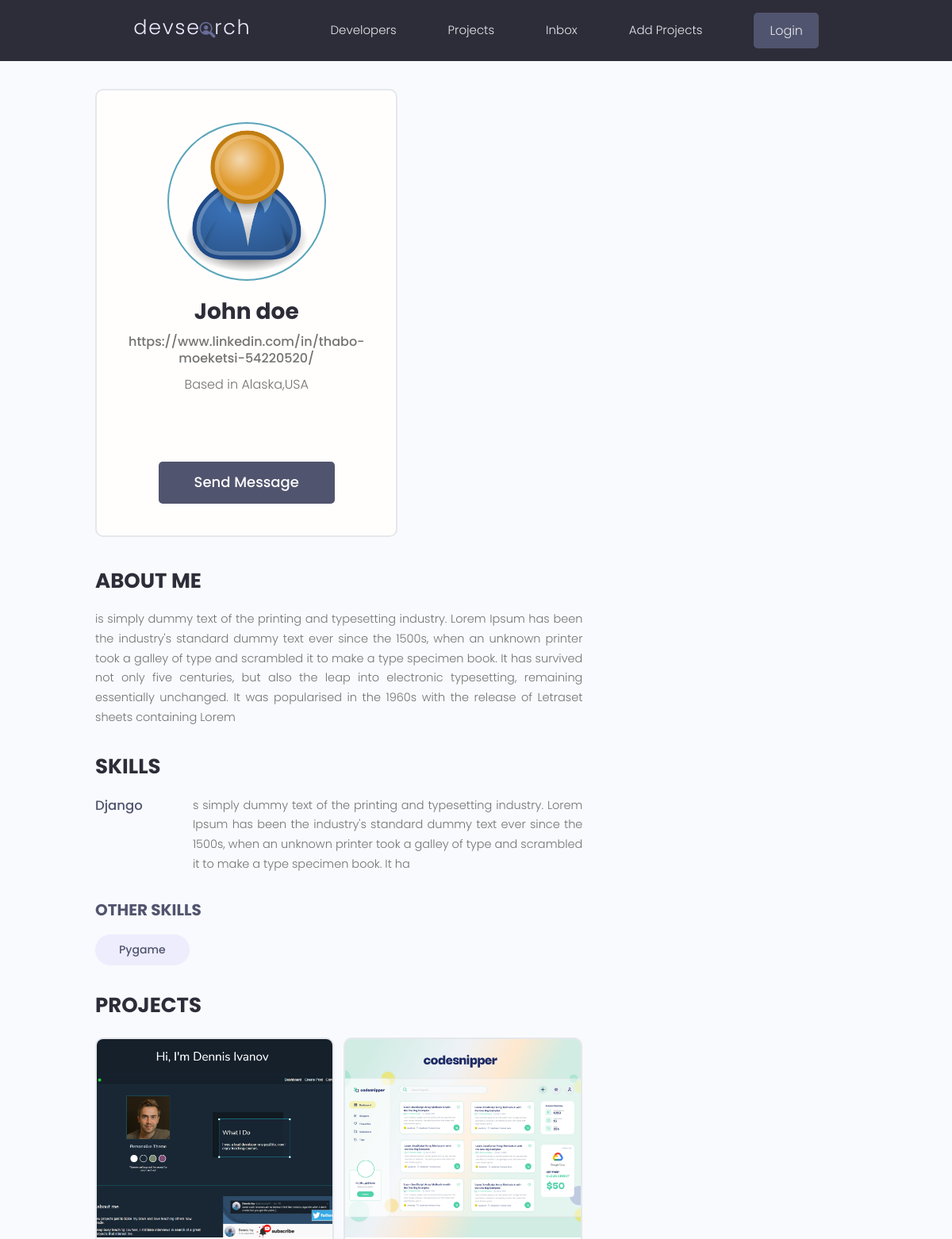
Before: /profile/60bb85f6-dbd7-430f-a369-a55e2104683e/ (upper part) with the older database file.
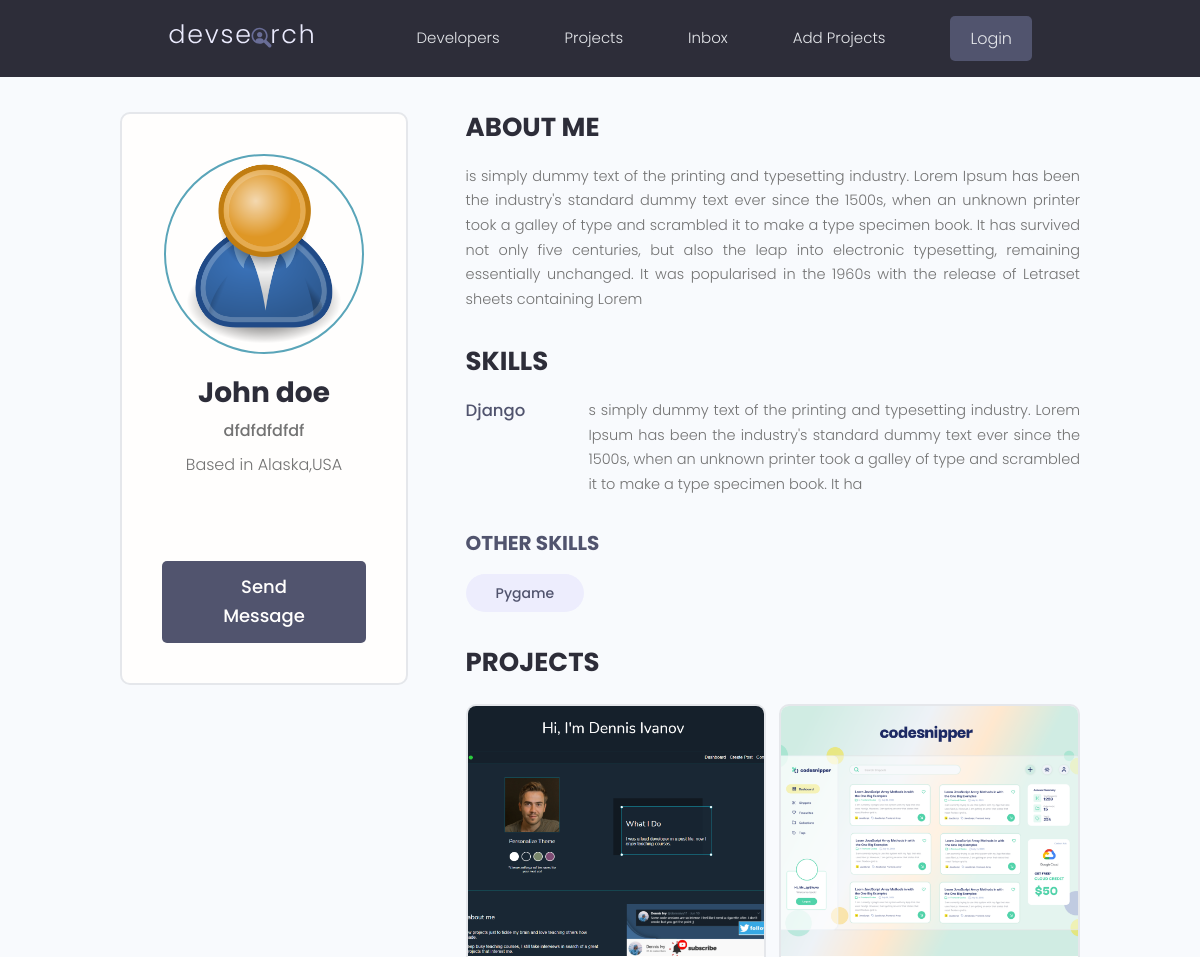
After: the same page with the newer database file.
### users/models.py (models this page shows, shortened)
class Profile(models.Model):
    user = models.OneToOneField(
        User, on_delete=models.CASCADE, null=True, blank=True)
    name = models.CharField(max_length=200, blank=True, null=True)
    email = models.CharField(max_length=500, blank=True, null=True)
    username = models.CharField(max_length=200, blank=True, null=True)
    location = models.CharField(max_length=200, blank=True, null=True)
    short_intro = models.CharField(max_length=200, blank=True, null=True)
    bio = models.TextField(blank=True, null=True)
    profile_image = models.ImageField(
        blank=True, null=True, upload_to="profile-pics/", default="../static/images/profile-pics/user-default.png")
    social_github = models.CharField(max_length=200, blank=True, null=True)
    social_stackoverflow = models.CharField(
        max_length=200, blank=True, null=True)
    social_twitter = models.CharField(max_length=200, blank=True, null=True)
    social_linkedin = models.CharField(max_length=200, blank=True, null=True)
    social_youtube = models.CharField(max_length=200, blank=True, null=True)
    social_website = models.CharField(max_length=200, blank=True, null=True)
    created = models.DateTimeField(auto_now_add=True)
    id = models.UUIDField(default=uuid.uuid4, unique=True,
                          primary_key=True, editable=False)

### users/views.py (the view)
# urls.py: path('profile/<str:pk>/', views.userProfile, name="user-profile"),
def userProfile(request, pk):
    profile = Profile.objects.get(id=pk)
    topSkills = profile.skill_set.exclude(description__exact="")
    otherSkills = profile.skill_set.filter(description="")
    context = {'profile': profile, 'topSkills': topSkills,
               'otherSkills': otherSkills}
    return render(request, 'users/user-profile.html', context)

### users/models.py (called while the page is built)
    def __str__(self):
        return str(self.name)

### users/templates/users/user-profile.html (shortened to what this page needs)
{% extends 'main.html'%}
{%block content%}
<main class="profile my-md">
    <div class="container">
      <div class="layout">
        <div class="column column--1of3">
          <div class="card text-center">
            <div class="card__body dev">
              <img class="avatar avatar--xl" src="{{profile.profile_image.url}}" />
              <h2 class="dev__name">{{profile.name}}</h2>
              <p class="dev__title">{{profile.short_intro}}</p>
              <p class="dev__location">Based in {{profile.location}}</p>
              <ul class="dev__social">
              </ul>
              <a href="#" class="btn btn--sub btn--lg">Send Message </a>
            </div>
          </div>
        </div>
        <div class="column column--2of3">
          <div class="devInfo">
            <h3 class="devInfo__title">About Me</h3>
            <p class="devInfo__about">{{profile.bio}}</p>
          </div>
          <div class="devInfo">
            <h3 class="devInfo__title">Skills</h3>
            {% for skill in topSkills %}
            <div class="devInfo__skills">
              <div class="devSkill">
                <h4 class="devSkill__title">{{skill.name}}</h4>
                <p class="devSkill__info">{{skill.description}}</p>
              </div>
             {%endfor%}
              <h3 class="devInfo__subtitle">Other Skills</h3>
              <div class="devInfo__otherSkills">
                {%for skill in otherSkills%}
                    <span class="tag tag--pill tag--sub tag--lg">
                    <small>{{skill}}</small>
                    </span>
                {%endfor%}
              </div>
            </div>
          </div>
          <div class="devInfo">
            <h3 class="devInfo__title">Projects</h3>
            <div class="grid grid--two">
                {% for project in profile.project_set.all %}
              <div class="column">
                <div class="card project">
                  <a href="{%url 'project' project.id %}" class="project">
                    <img class="project__thumbnail" src="{{project.featured_image.url}}" alt="project thumbnail" />
                  </a>
                </div>
              </div>
              {%endfor%}
            </div>
          </div>
        </div>
      </div>
    </div>
  </main>
{% endblock content %}

Changed rows visible on the page:
changed Profile "John doe": short_intro "https://www.linkedin.com/in/thabo-moeketsi-54220520/" → "dfdfdfdfdf"
